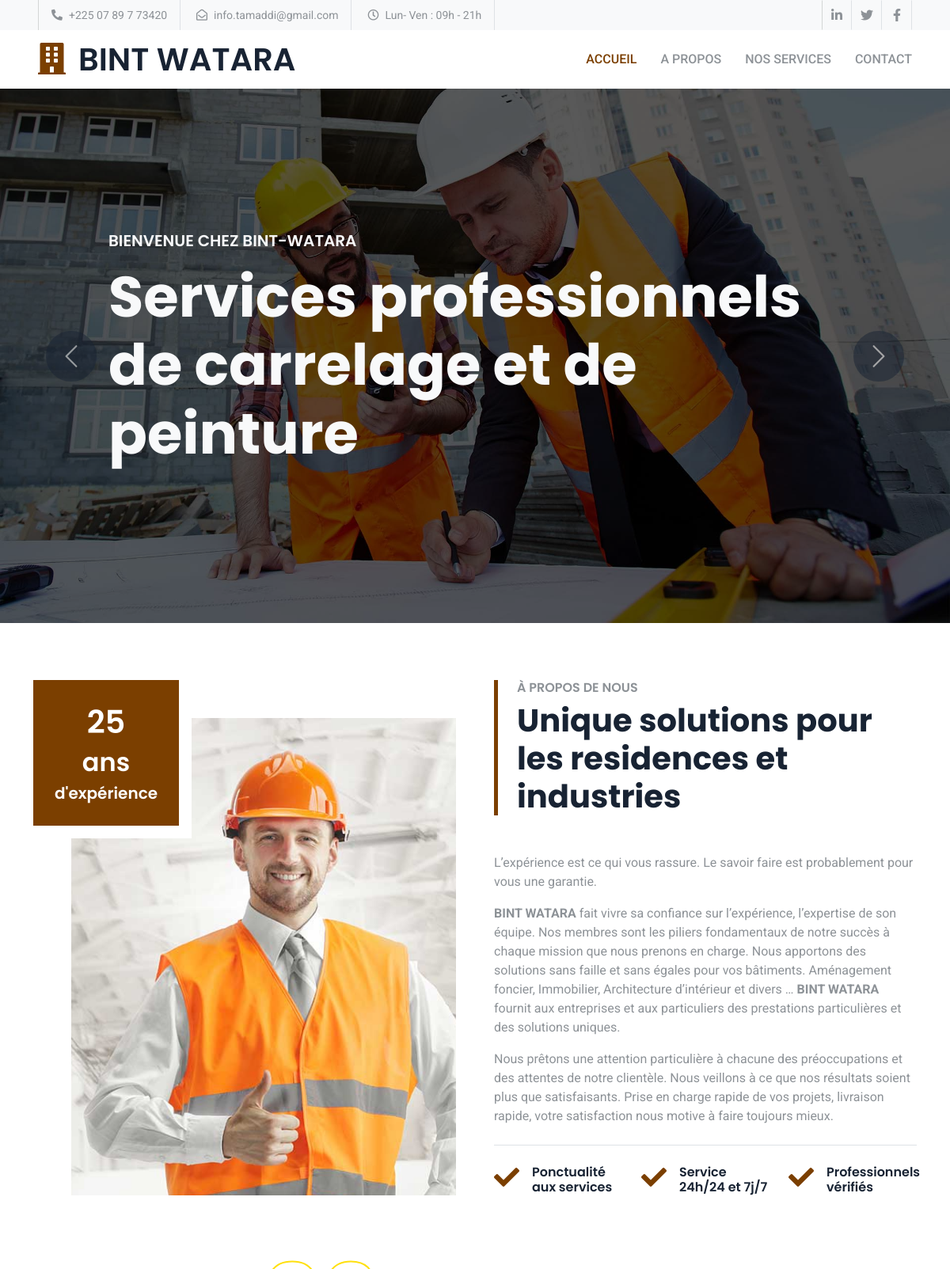
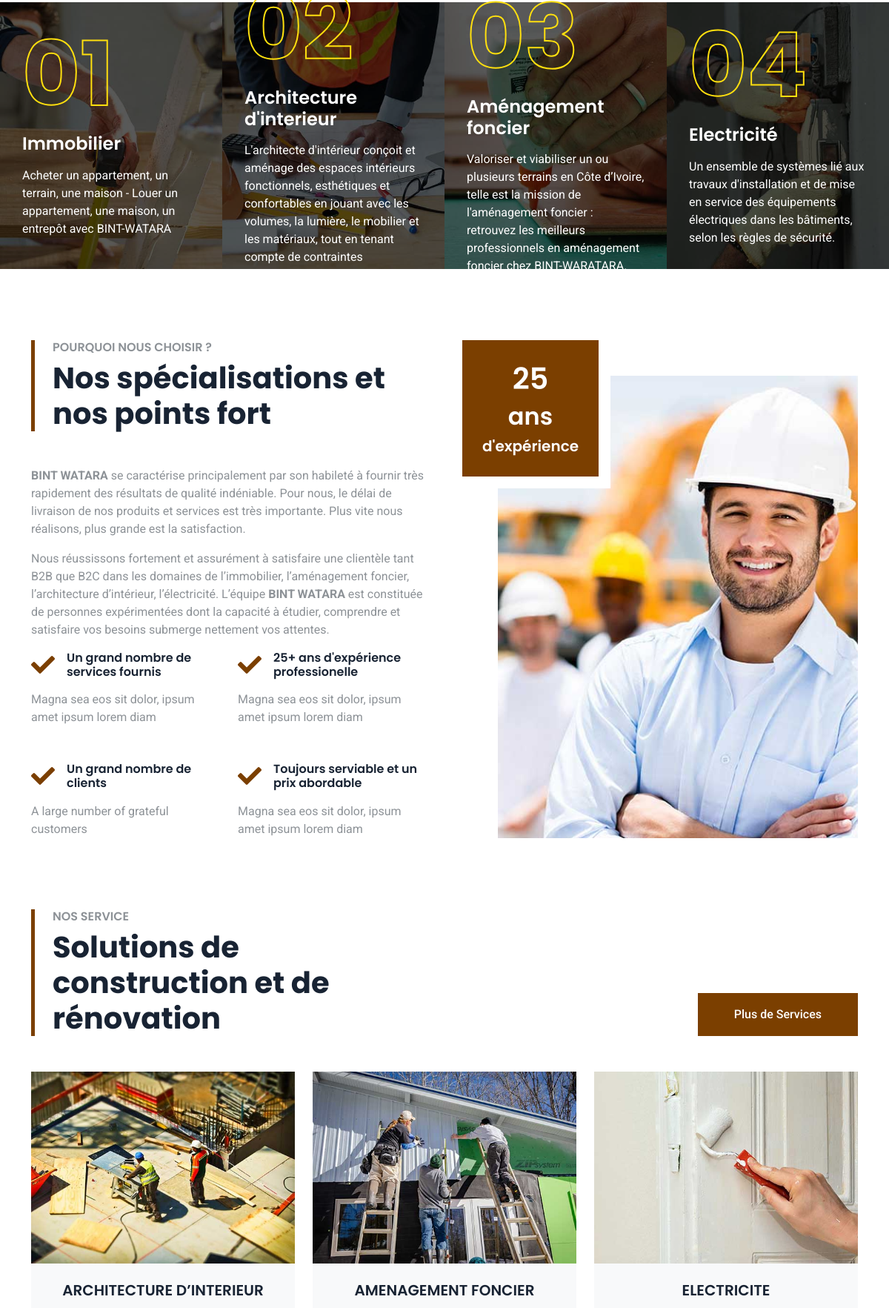
The page / (upper part) on the database its author committed (2 pictures, top to bottom).
### app/models.py (models this page shows, shortened)
class Convention(models.Model):
    publish = models.BooleanField(default=True)
    date_add = models.DateField(auto_now=False, auto_now_add=True)
    date_update = models.DateField(auto_now=True, auto_now_add=False)
    class Meta:
        abstract = True

class Web(Convention):
    name = models.CharField(max_length=50)
    email = models.EmailField(max_length=254)
    phone = models.CharField(max_length=50)
    location = models.CharField(max_length=250)
    opening = models.CharField(max_length=250)
    class Meta:
        verbose_name = "Info du site"
        verbose_name_plural = "Infos du site"

class Social(Convention):
    name = models.CharField(max_length=250)
    icon = models.CharField(max_length=250)
    link = models.URLField(max_length=200)
    class Meta:
        verbose_name = 'réseau social'
        verbose_name_plural = 'réseau sociaux'

class Banner(Convention):
    picture = models.FileField(upload_to='img_banner')
    description = models.TextField()
    title = models.CharField(max_length=50)
    class Meta:
        verbose_name = 'bannière'
        verbose_name_plural = 'bannières'

class About(Convention):
    picture = models.FileField(upload_to='img_about')
    picture1 = models.FileField(upload_to='img_about')
    lebele = HTMLField()
    title = models.CharField(max_length=50)
    title1 = models.CharField(max_length=50)
    description =HTMLField()
    experience = models.IntegerField()
    class Meta:
        verbose_name = 'A propos de nous'
        verbose_name_plural = 'A propos de nous'

class ConfigWeb(Convention):
    title = models.CharField(max_length=250)
    titleAbout1 = models.CharField(max_length=250)
    titleAbout = models.CharField(max_length=250)
    titleService = models.CharField(max_length=250)
    titleRVD = models.CharField(max_length=250)
    titleTestimony = models.CharField(max_length=250)
    libeleNewsletter = models.TextField()
    descriptionRDV = models.TextField()
    descriptionTeam = models.TextField()
    descriptionTesti = models.TextField()
    class Meta:
        verbose_name = 'Configuration du site'
        verbose_name_plural = 'Configuration du site'

class ProcessOfConstruction(Convention):
    picture = models.FileField(upload_to='img_process')
    title = models.CharField(max_length=50)
    description = models.TextField()
    order = models.IntegerField()
    class Meta:
        verbose_name = 'procédure de constrution'
        verbose_name_plural = 'procédure de construtions'

class CompanyFeatures(Convention):
    libele =  models.TextField()
    description = models.TextField()
    class Meta:
        verbose_name = 'Point fort du site'
        verbose_name_plural = 'Point fort du site'

class Service(Convention):
    picture = models.FileField(upload_to='img_service')
    title = models.CharField(max_length=250)
    description = models.TextField()
    order = models.IntegerField()
    class Meta:
        verbose_name = 'Service'
        verbose_name_plural = 'Services'

### app/views.py (the view)
# urls.py: path('', home, name='welcome'),
def home(request):
    get_infos_web = get_info_web({'publish': True})
    get_banners = get_banner({'publish':True})
    get_abouts = get_about({'publish':True})
    get_process_constructions = get_process_construction({'publish': True})
    get_teams = get_team({'publish': True})
    get_testimonies = get_testimony({'publish': True})
    get_sociaux = get_social({'publish': True})
    get_some_services = get_some_service({'publish': True})
    get_configs_web = get_config_web({'publish': True})
    get_companies_fea = get_company_feature({'publish': True})
    template = 'app/index.html'
    context = {
        'page':{
            'title': 'BINT-WATARA | Bienvenue',
            'text_description': 'Solutions de construction et de rénovation',
            'text_team_title': 'Nos Experts',
            'text_team_description': '',
        },
        'get_infos_web': get_infos_web,
        'get_banners': get_banners,
        'get_abouts': get_abouts,
        'get_process_constructions': get_process_constructions,
        'get_teams': get_teams,
        'get_testimonies': get_testimonies,
        'get_sociaux': get_sociaux,
        'get_some_services': get_some_services,
        'get_configs_web': get_configs_web,
        'get_companies_fea': get_companies_fea,
        'is_home': True,
    }
    return render(request, template, context)

### app/templates/app/index.html (shortened to what this page needs)
{% extends 'app/layout/base.html' %}
{% load static %}
{% block content %}
    <div class="container-fluid p-0 mb-4 wow fadeIn" data-wow-delay="0.1s">
      <div id="header-carousel" class="carousel slide" data-bs-ride="carousel">
        <div class="carousel-inner">
          {% for banners in get_banners %}
          <div class="carousel-item {% if forloop.counter0 %}active{% endif %}">
            <img class="w-100" src="{{banners.picture.url}}" alt="Image" />
            <div class="carousel-caption">
              <div class="container">
                <div class="row justify-content-center">
                  <div class="col-12 col-lg-10">
                    <h5
                      class="text-light text-uppercase mb-3 animated slideInDown"
                    >
                    {{banners.title}}
                    </h5>
                    <h1 class="display-2 text-light mb-3 animated slideInDown">
                      {{banners.description}}
                    </h1>
                  </div>
                </div>
              </div>
            </div>
          </div>
          {% endfor %}
        </div>
        <button
          class="carousel-control-prev"
          type="button"
          data-bs-target="#header-carousel"
          data-bs-slide="prev"
        >
          <span class="carousel-control-prev-icon" aria-hidden="true"></span>
        </button>
        <button
          class="carousel-control-next"
          type="button"
          data-bs-target="#header-carousel"
          data-bs-slide="next"
        >
          <span class="carousel-control-next-icon" aria-hidden="true"></span>
        </button>
      </div>
    </div>
    <div class="container-xxl py-5">
      <div class="container">
        <div class="row g-5">
          <div class="col-lg-6 wow fadeInUp" data-wow-delay="0.1s">
            <div
              class="position-relative overflow-hidden ps-5 pt-5 h-100"
              style="min-height: 400px"
            >
              <img
                class="position-absolute w-100 h-100"
                src="{{get_abouts.picture.url}}"
                alt=""
                style="object-fit: cover"
              />
              <div
                class="position-absolute top-0 start-0 bg-white pe-3 pb-3"
                style="width: 200px; height: 200px"
              >
                <div
                  class="d-flex flex-column justify-content-center text-center h-100 p-3" style=" background-color:  #7B3F00"
                >
                  <h1 class="text-white">{{get_abouts.experience}}</h1>
                  <h2 class="text-white">ans</h2>
                  <h5 class="text-white mb-0">d'expérience</h5>
                </div>
              </div>
            </div>
          </div>
          <div class="col-lg-6 wow fadeInUp" data-wow-delay="0.5s">
            <div class="h-100">
              <div class="border-start border-5 ps-4 mb-5">
                <h6 class="text-body text-uppercase mb-2">{{get_abouts.title}}</h6>
                <h1 class="display-6 mb-0">
                  {{get_configs_web.titleAbout1}}
                </h1>
              </div>
              <p>
                {{get_abouts.lebele | safe}}
              </p>
              <div class="border-top mt-4 pt-4">
                <div class="row g-4">
                  <div class="col-sm-4 d-flex wow fadeIn" data-wow-delay="0.1s">
                    <i
                      class="fa fa-check fa-2x flex-shrink-0 me-3" style="color: #7B3F00"
                    ></i>
                    <h6 class="mb-0">Ponctualité aux services</h6>
                  </div>
                  <div class="col-sm-4 d-flex wow fadeIn" data-wow-delay="0.3s">
                    <i
                      class="fa fa-check fa-2x flex-shrink-0 me-3" style="color: #7B3F00"
                    ></i>
                    <h6 class="mb-0">Service 24h/24 et 7j/7</h6>
                  </div>
                  <div class="col-sm-4 d-flex wow fadeIn" data-wow-delay="0.5s">
                    <i
                      class="fa fa-check fa-2x flex-shrink-0 me-3" style="color: #7B3F00"
                    ></i>
                    <h6 class="mb-0">Professionnels vérifiés</h6>
                  </div>
                </div>
              </div>
            </div>
          </div>
        </div>
      </div>
    </div>
    <div class="container-fluid my-5 p-0">
      <div class="row g-0">
        {% for process in get_process_constructions %}
        <div class="col-xl-3 col-sm-6 wow fadeIn" data-wow-delay="0.{{process.order}}s">
          <div class="position-relative">
            <img class="img-fluid w-100" src="{{process.picture.url}}" alt="" />
            <div class="facts-overlay">
              <h1 class="display-1 display-process">0{{process.order}}</h1>
              <h4 class="text-white mb-3">{{process.title}}</h4>
              <p class="text-white">{{process.description}}</p>
            </div>
          </div>
        </div>
        {% endfor %}
      </div>
    </div>
    <div class="container-xxl py-5">
      <div class="container">
        <div class="row g-5">
          <div class="col-lg-6 wow fadeInUp" data-wow-delay="0.1s">
            <div class="border-start border-5 border-primary ps-4 mb-5">
              <h6 class="text-body text-uppercase mb-2">{{get_abouts.title1}}</h6>
              <h1 class="display-6 mb-0">
               {{get_configs_web.titleAbout}}
              </h1>
            </div>
            <p class="mb-5">
              {{get_abouts.description | safe}}
            </p>
            <div class="row gy-5 gx-4">
              {% for strong in get_companies_fea %}
              <div class="col-sm-6 wow fadeIn" data-wow-delay="0.1s">
                <div class="d-flex align-items-center mb-3">
                  <i class="fa fa-check fa-2x flex-shrink-0 me-3" style="color: #7B3F00"></i>
                  <h6 class="mb-0">{{strong.libele}}</h6>
                </div>
                <span>{{strong.description}}</span>
              </div>
              {% endfor %}
            </div>
          </div>
          <div class="col-lg-6 wow fadeInUp" data-wow-delay="0.5s">
            <div
              class="position-relative overflow-hidden ps-5 pt-5 h-100"
              style="min-height: 400px"
            >
              <img
                class="position-absolute w-100 h-100"
                src="{{get_abouts.picture1.url}}"
                alt=""
                style="object-fit: cover"
              />
              <div
                class="position-absolute top-0 start-0 bg-white pe-3 pb-3"
                style="width: 200px; height: 200px"
              >
                <div
                  class="d-flex flex-column justify-content-center text-center h-100 p-3" style=" background-color:  #7B3F00"
                >
                  <h1 class="text-white">{{get_abouts.experience}}</h1>
                  <h2 class="text-white">ans</h2>
                  <h5 class="text-white mb-0">d'expérience</h5>
                </div>
              </div>
            </div>
          </div>
        </div>
      </div>
    </div>
    {% include "app/includes/_service.html" %}
    {% endblock content %}

### app/templates/app/layout/base.html (shortened to what this page needs)
{% load static %}
<!DOCTYPE html>
<html lang="fr">
  <head>
    <link
      href="https://cdnjs.cloudflare.com/ajax/libs/font-awesome/5.10.0/css/all.min.css"
      rel="stylesheet"
    />
    <link
      href="https://cdn.jsdelivr.net/npm/bootstrap-icons@1.4.1/font/bootstrap-icons.css"
      rel="stylesheet"
    />
    <link href="{% static 'app/lib/animate/animate.min.css' %}" rel="stylesheet" />
    <link href="{% static 'app/lib/owlcarousel/assets/owl.carousel.min.css' %}" rel="stylesheet" />
    <link href="{% static 'app/css/bootstrap.min.css' %}" rel="stylesheet" />
    <link href="{% static 'app/css/style.css' %}" rel="stylesheet" />
  </head>
  <body>
    <div class="container-fluid bg-light p-0">
      <div class="row gx-0 d-none d-lg-flex">
        <div class="col-lg-7 px-5 text-start">
          <div
            class="h-100 d-inline-flex align-items-center border-start-1 border-end px-3"
          >
            <small class="fa fa-phone-alt me-2"></small>
            <small>{{get_infos_web.phone}}</small>
          </div>
          <div class="h-100 d-inline-flex align-items-center border-end px-3">
            <small class="far fa-envelope-open me-2"></small>
            <small>{{get_infos_web.email}}</small>
          </div>
          <div class="h-100 d-inline-flex align-items-center border-end px-3">
            <small class="far fa-clock me-2"></small>
            <small>{{get_infos_web.opening}}</small>
          </div>
        </div>
        <div class="col-lg-5 px-5 text-end">
          <div class="h-100 d-inline-flex align-items-center">
            {% for social in get_sociaux %}
            <a class="btn btn-square border-end {% if forloop.counter0 %}  {% else %}border-start-1{% endif %}" href="{{social.link}}">
              <i class="{{social.icon}}"></i>
            </a>
            {% endfor %}
          </div>
        </div>
      </div>
    </div>
    <nav
      class="navbar navbar-expand-lg bg-white navbar-light sticky-top px-4 px-lg-5 py-lg-0"
    >
      <a href="{% url 'welcome' %}" class="navbar-brand d-flex align-items-center">
        <h1 class="m-0">
          <i class="fa fa-building me-3" style="color: #7B3F00"></i>{{get_infos_web.name}}
        </h1>
      </a>
      <div class="collapse navbar-collapse" id="navbarCollapse">
        <div class="navbar-nav ms-auto py-3 py-lg-0">
          <a href="{% url 'welcome' %}" class="nav-item nav-link {% if is_home %}active{% endif %} ">Accueil</a>
          <a href="{% url 'about' %}" class="nav-item nav-link  {% if is_about %}active{% endif %}">A Propos</a>
          <a href="{% url 'service' %}" class="nav-item nav-link  {% if is_service %}active{% endif %}">Nos Services</a>
          <a href="{% url 'contact' %}" class="nav-item nav-link {% if is_contact %}active{% endif %}">Contact</a>
        </div>
      </div>
    </nav>
    {% block content %}
    {% endblock content %}
</body>
</html>

### app/templates/app/includes/_service.html (shortened to what this page needs)
<div class="container-xxl py-5">
    <div class="container">
      <div class="row g-5 align-items-end mb-5">
        <div class="col-lg-6 wow fadeInUp" data-wow-delay="0.1s">
          <div class="border-start border-5 border-primary ps-4">
            <h6 class="text-body text-uppercase mb-2">nos Service</h6>
            <h1 class="display-6 mb-0">
              {{page.text_description}}
            </h1>
          </div>
        </div>
        {% if is_true %}
        {% else %}
        <div class="col-lg-6 text-lg-end wow fadeInUp" data-wow-delay="0.3s">
            <a class="btn btn-primary py-3 px-5" style=" background-color: #7B3F00; border-color: #7B3F00" href="{% url 'service'  %}">Plus de Services</a>
        </div>
        {% endif %}
      </div>
      <div class="row g-4 justify-content-center">
        {% for service in get_some_services %}
        <div class="col-lg-4 col-md-6 wow fadeInUp" data-wow-delay="0.1s">
          <div class="service-item bg-light overflow-hidden h-100">
            <img class="img-fluid" src="{{service.picture.url}}" alt="" />
            <div class="service-text position-relative text-center h-100 p-4">
              <h5 class="mb-3">{{service.title}}</h5>
            </div>
          </div>
        </div>
        {% endfor %}
      </div>
    </div>
  </div>

### rows shown on the page
Web: phone "+225 07 89 7 73420", email "info.tamaddi@gmail.com", opening "Lun- Ven : 09h - 21h", name "BINT WATARA"
Banner: picture (picture), title "BIENVENUE CHEZ BINT-WATARA", description "Services professionnels de carrelage et de peinture"
About: picture (picture), experience "25", title "À PROPOS DE NOUS", lebele "L’expérience est ce qui vous rassure. Le savoir faire est probablement pour vous une garantie. BINT WATARA fait vivre sa confiance sur l’expérience, l’expertise de son équipe. Nos membres sont les piliers fondamentaux de notre succès à chaque mission que nous prenons en charge. Nous apportons des solutions sans faille et sans égales pour vos bâtiments. Aménagement foncier, Immobilier, Architecture d’intérieur et divers … BINT WATARA fournit aux entreprises et aux particuliers des prestations particulières et des solutions uniques. Nous prêtons une attention particulière à chacune des préoccupations et des attentes de notre clientèle. Nous veillons à ce que nos résultats soient plus que…", title1 "POURQUOI NOUS CHOISIR ?", description "BINT WATARA se caractérise principalement par son habileté à fournir très rapidement des résultats de qualité indéniable. Pour nous, le délai de livraison de nos produits et services est très importante. Plus vite nous réalisons, plus grande est la satisfaction. Nous réussissons fortement et assurément à satisfaire une clientèle tant B2B que B2C dans les domaines de l’immobilier, l’aménagement foncier, l’architecture d’intérieur, l’électricité. L’équipe BINT WATARA est constituée de personnes expérimentées dont la capacité à étudier, comprendre et satisfaire vos besoins submerge nettement vos attentes.", picture1 (picture)
ConfigWeb: titleAbout1 "Unique solutions pour les residences et industries", titleAbout "Nos spécialisations et nos points fort", text_description "Solutions de construction et de rénovation"
ProcessOfConstruction: picture (picture), title "Immobilier", description "Acheter un appartement, un terrain, une maison - Louer un appartement, une maison, un entrepôt avec BINT-WATARA"
ProcessOfConstruction: picture (picture), title "Architecture d'interieur", description "L'architecte d'intérieur conçoit et aménage des espaces intérieurs fonctionnels, esthétiques et confortables en jouant avec les volumes, la lumière, le mobilier et les matériaux, tout en tenant compte de contraintes techniques et budgétaires."
ProcessOfConstruction: picture (picture), title "Aménagement foncier", description "Valoriser et viabiliser un ou plusieurs terrains en Côte d’Ivoire, telle est la mission de l'aménagement foncier : retrouvez les meilleurs professionnels en aménagement foncier chez BINT-WARATARA."
ProcessOfConstruction: picture (picture), title "Electricité", description "Un ensemble de systèmes lié aux travaux d'installation et de mise en service des équipements électriques dans les bâtiments, selon les règles de sécurité."
CompanyFeatures: libele "Un grand nombre de services fournis", description "Magna sea eos sit dolor, ipsum amet ipsum lorem diam"
CompanyFeatures: libele "25+ ans d'expérience professionelle", description "Magna sea eos sit dolor, ipsum amet ipsum lorem diam"
CompanyFeatures: libele "Un grand nombre de clients", description "A large number of grateful customers"
CompanyFeatures: libele "Toujours serviable et un prix abordable", description "Magna sea eos sit dolor, ipsum amet ipsum lorem diam"
Service: picture (picture), title "ARCHITECTURE D’INTERIEUR"
Service: picture (picture), title "AMENAGEMENT FONCIER"
Service: picture (picture), title "ELECTRICITE"
